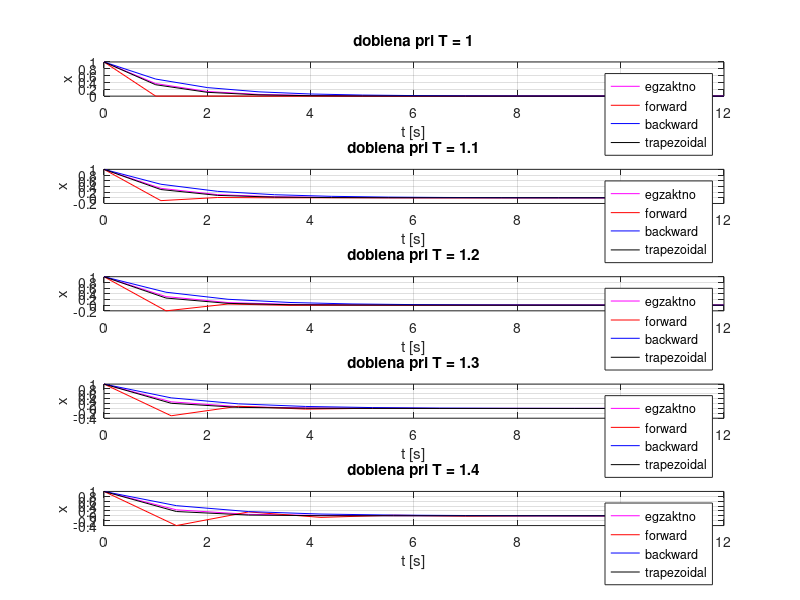

Source code (MATLAB): (Note: this script raises an error after producing the figure.)
%% Ojler (forward backward trapezoidal)

clc
clear

% Numericki da se reshi 
% x' = -a*x; a>0, pri
% x = exp(-a*t)
% T=1,2,3 chekor na integracija

x_forward(1) = 1;
x_backward(1) = 1;
x_trapezoidal(1) = 1;
a = 1;
t(1) = 0;
br_grafik = 1;


for T = 1:0.1:1.5
    % brojot na chekori na simulacija se menuva vo zavisnost od chekorot na
    % integracija T
    N = 12/T;
   
   for i = 1:N
   x_forward(i+1) = (1-a*T)*x_forward(i);
   x_backward(i+1) = (1/(1+a*T))*x_backward(i);
   x_trapezoidal(i+1) = ((2-a*T)/(2+a*T))*x_trapezoidal(i);
   t(i+1) = t(i) + T;
   end
   
   subplot(5,1,br_grafik)
   plot(t,exp(-a*t),'m',t,x_forward,'r',t,x_backward,'b',t,x_trapezoidal,'k')
   xlabel('t [s]')
   ylabel('x')
   legend('egzaktno','forward','backward','trapezoidal')
   title(['dobiena pri T = ',num2str(T)])
   grid on
   
   % izbrisi gi zapisanite vrednosti za sledno T
   x_forward = [];
   x_backward = [];
   x_trapezoidal = [];
   t = [];
   
   % postavi pocetni uslovi za sledno T
   t(1) =0;
   x_forward(1) = 1;
   x_backward(1) = 1;
   x_trapezoidal(1) = 1;
   br_grafik = br_grafik+1;
end